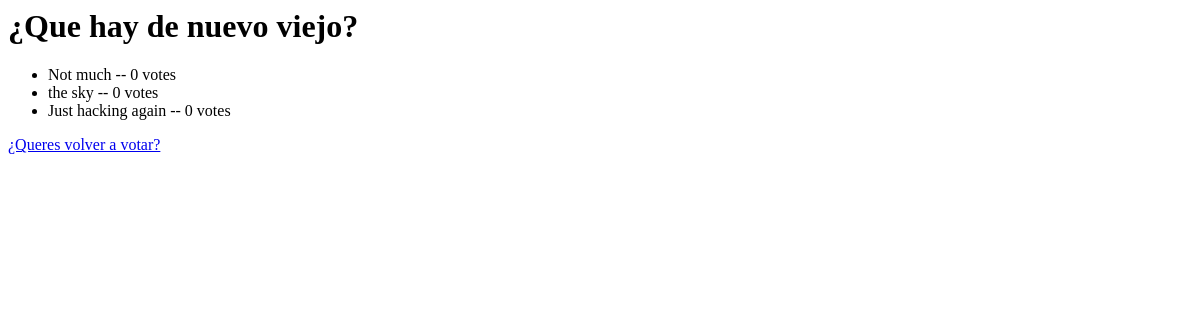
/polls/1/results/, run on an earlier commit of the app's database.
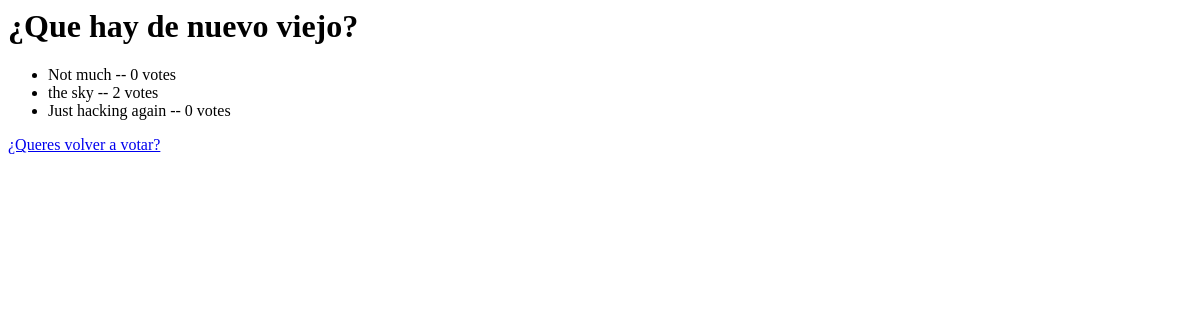
And on a later commit of the database.
### polls/models.py (models this page shows, shortened)
class Question(models.Model):
    question_text = models.CharField(max_length=300)
    pub_date = models.DateTimeField('date published')

class Choice(models.Model):
    question = models.ForeignKey(Question, on_delete = models.CASCADE)
    choice_text = models.CharField(max_length=300)
    votes = models.IntegerField(default=0)

### polls/views.py (the view)
# urls.py: path('<int:pk>/results/', views.ResultsView.as_view(), name='results'),
class ResultsView(generic.DetailView):
    model = Question
    template_name = 'polls/results.html'

### polls/templates/polls/results.html
<h1>{{ question.question_text }}</h1>
<ul>
  {% for choice in question.choice_set.all %}
    <li>
      {{ choice.choice_text }} -- {{ choice.votes }} vote{{choice.votes|pluralize}}
    </li>
  {% endfor %}
</ul>
<a href="{% url 'polls:detail' question.id %}"> ¿Queres volver a votar?</a>

What changed in the data, as far as the page shows it:
changed Choice "the sky": votes "0" → "2"
